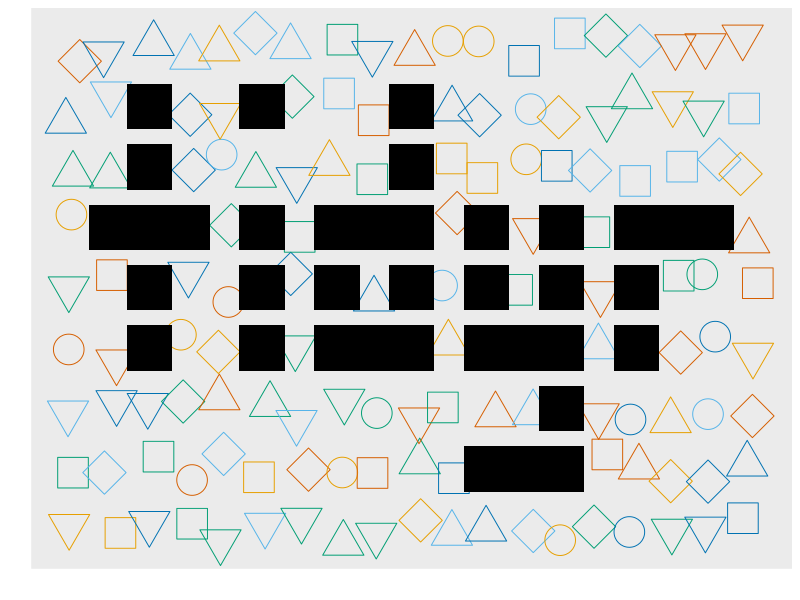

Reproduce this figure in R.
# This script constructs a graph representing a design concept for the R package tidyr
# tidyr is a package that helps analysts transform mishapen data in a "tidy" format ready for analysis and visualization
# The logo reflects the goal of tidyr by forming the word tidyr with uniform shapes of the same color amid a field of randomly plotted shapes rndomly colored

# Load libraries
library("ggplot2")

# Set the range of the xy plane
xRange <- 19
yRange <- 9

# Generate x and y values for the xy plane for each column-row intersection
xValues <- rep(1:xRange, yRange)
yValues <- rep(1:yRange, each = xRange)

# Create a data frame with the x and y values where on row contains a coordinate for a column-row intersection in the plane
logoPlane <- data.frame(xValue = xValues, yValue = yValues)

# Generate x and y values for the xy plane for each column-row intersections that create "tidyr" 
logoXValues <- c(2,3,3,3,3,3,4,6,6,6,6,8,8,8,9,9,10,10,10,10,10,12,12,12,12,13,13,14,14,14,14,14,16,16,16,17,18)
logoYValues <- c(6,4,5,6,7,8,6,4,5,6,8,4,5,6,4,6,4,5,6,7,8,2,4,5,6,2,4,2,3,4,5,6,4,5,6,6,6)

# Create a data frame with the x and y values where one row contains a coordinate for a column-row intersection that create "tidyr"
# Create a new column that indicates these rows are used to create the logo
logoPoints <- data.frame(xValue = logoXValues, yValue = logoYValues, isLogoCoordinate = TRUE)

# Merger the plane and point data frames so that each coordiante that is used in word is distinguidhed from the general plane
logoPlane <- merge(x = logoPlane, y = logoPoints, by = c("xValue","yValue"), all = TRUE)
# Set the values of rows that are not used in the word from NA to FALSE
logoPlane$isLogoCoordinate[is.na(logoPlane$isLogoCoordinate)] <- FALSE

# Set the color and shape codes used for the plane coordinates
logoPlaneColor <- c("#E69F00", "#56B4E9", "#009E73", "#0072B2", "#D55E00")
logoPlaneShape <- c(0,1,2,5,6)

# Add color and shape columns to the plane data frame. Randomly set color and shape values using the colors and shapes previous selected 
logoPlane$logoColor <- sapply(1:(xRange * yRange), function(x) sample(logoPlaneColor,1))
logoPlane$logoShape <- sapply(1:(xRange * yRange), function(x) sample(logoPlaneShape,1))

# Set the color and shape of the word coordinates to a specific color and a specific shape not previous set in the color and shape sets
logoPlane$logoColor[which(logoPlane$isLogoCoordinate == TRUE)] <- "#000000" 
logoPlane$logoShape[which(logoPlane$isLogoCoordinate == TRUE)] <- 15

# Construct the plot so that the color and shape of each coodinate is set from the assigned values in the data frame. Additionally, make the letter coordinate shapes bigger than the plane shapes.
tidyrLogo <- ggplot() +
  scale_y_continuous(name="") +
  scale_x_continuous(name="") +
  scale_shape_identity() +
  scale_colour_identity() +
  geom_point(data=logoPlane[which(logoPlane$isLogoCoordinate == FALSE),], mapping=aes(x=xValue, y=yValue, shape=logoShape, color=logoColor), size=10, position=position_jitter(width = 0.25, height = 0.25)) +
  geom_point(data=logoPlane[which(logoPlane$isLogoCoordinate == TRUE),], mapping=aes(x=xValue, y=yValue, shape=logoShape, color=logoColor), size=15)

# Remove almost all plot area elements and return the plot
tidyrLogo + theme(panel.grid.major = element_blank(), panel.grid.minor = element_blank(), axis.text = element_blank(), axis.ticks = element_blank())
